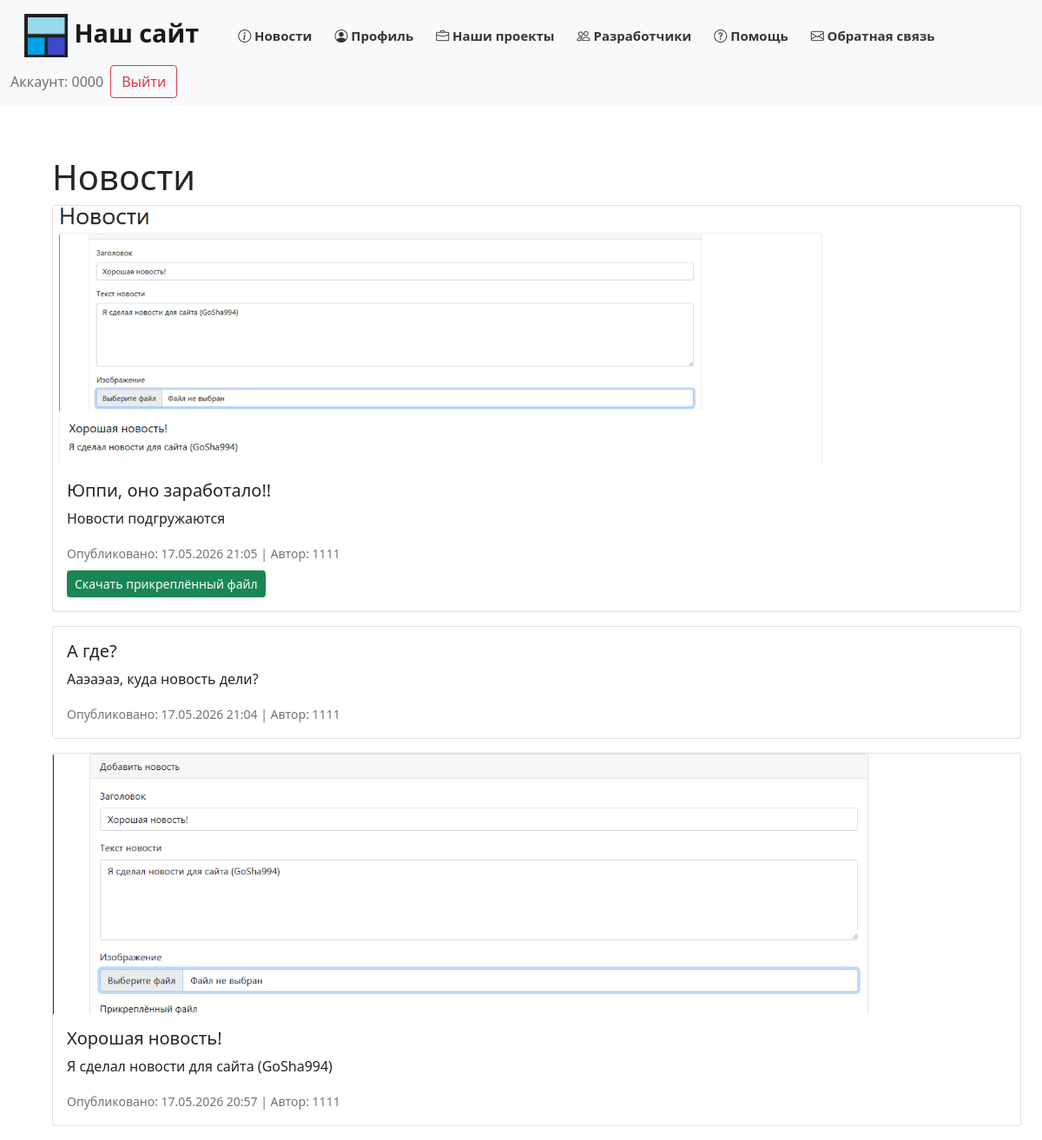
Screenshot of /news (signed in) with the database file from the repository.
### data/users.py (models this page shows, shortened)
class User(SqlAlchemyBase, UserMixin):
    __tablename__ = 'users'
    id = sqlalchemy.Column(sqlalchemy.Integer, primary_key=True, autoincrement=True)
    name = sqlalchemy.Column(sqlalchemy.String, nullable=True)
    about = sqlalchemy.Column(sqlalchemy.String, nullable=True)
    email = sqlalchemy.Column(sqlalchemy.String, index=True, unique=True, nullable=True)
    hashed_password = sqlalchemy.Column(sqlalchemy.String, nullable=True)
    created_date = sqlalchemy.Column(sqlalchemy.DateTime, default=datetime.datetime.now)
    admin_status = sqlalchemy.Column(sqlalchemy.Integer, default=0)

### data/news.py (models this page shows)
class NewsPost(SqlAlchemyBase):
    __tablename__ = 'news'
    id = sqlalchemy.Column(sqlalchemy.Integer, primary_key=True, autoincrement=True)
    title = sqlalchemy.Column(sqlalchemy.String(200), nullable=False)
    content = sqlalchemy.Column(sqlalchemy.Text, nullable=False)
    image_filename = sqlalchemy.Column(sqlalchemy.String(300), nullable=True)
    file_filename = sqlalchemy.Column(sqlalchemy.String(300), nullable=True)
    author_id = sqlalchemy.Column(sqlalchemy.Integer, sqlalchemy.ForeignKey('users.id'))
    created_at = sqlalchemy.Column(sqlalchemy.DateTime, default=datetime.datetime.now)
    author = sqlalchemy.orm.relationship('User', lazy='joined')

### main.py (the view, shortened to what this page needs)
@app.route("/news", methods=['GET', 'POST'])
def news():
    ALLOWED_ADMINISTRATORS = load_admins()
    db_sess_read = db_session.create_session()
    posts = db_sess_read.query(NewsPost).options(joinedload(NewsPost.author)).order_by(NewsPost.created_at.desc()).all()
    db_sess_read.close()  # Закрываем сразу после чтения
    form = None
    return render_template("news.html", title="Новости", news=posts, form=form, can_post=(form is not None))

### data/db_session.py (called while the page is built)
def create_session() -> Session:
    global __factory
    return __factory()

### main.py (called while the page is built)
def load_admins():
    return {'1111': 1}

@login_manager.user_loader
def load_user(user_id):
    db_sess = db_session.create_session()
    return db_sess.get(User, int(user_id))

@app.context_processor
def inject_active_page():
    return {'active_page': request.endpoint}

@app.after_request
def add_cors_headers(response):
    response.headers['Access-Control-Allow-Origin'] = '*'
    response.headers['Access-Control-Allow-Methods'] = 'GET, POST, OPTIONS'
    response.headers['Access-Control-Allow-Headers'] = 'Content-Type'
    return response

### templates/news.html (shortened to what this page needs)
{% extends "base.html" %}
{% block content %}
<h1>Новости</h1>
{% for item in news %}
<div class="card mb-3">
    {% if item.image_filename %}
    <img src="{{ url_for('static', filename=item.image_filename.split('static/')[-1]) }}"
         class="card-img-top" style="max-height: 300px; object-fit: cover;">
    {% endif %}
    <div class="card-body">
        <h5 class="card-title">{{ item.title }}</h5>
        <p class="card-text">{{ item.content }}</p>
        <small class="text-muted">
            Опубликовано: {{ item.created_at.strftime('%d.%m.%Y %H:%M') }} | Автор: {{ item.author.name }}
        </small>
        {% if item.file_filename %}
        <div class="mt-2">
            <a href="{{ url_for('static', filename=item.file_filename.split('static/')[-1]) }}" class="btn btn-sm btn-success" download>Скачать прикреплённый файл</a>
        </div>
        {% endif %}
    </div>
</div>
{% else %}
<p>Пока нет новостей.</p>
{% endfor %}
{% endblock %}

### templates/base.html (shortened to what this page needs)
<!doctype html>
<html lang="en">
<head>
    <link rel="stylesheet"
          href="https://cdn.jsdelivr.net/npm/bootstrap@5.0.0-beta1/dist/css/bootstrap.min.css"
>
</head>
<body>
<header>
    <link rel="stylesheet" href="https://cdn.jsdelivr.net/npm/bootstrap-icons@1.11.3/font/bootstrap-icons.min.css">
    <nav class="navbar navbar-light bg-light fixed-top">
        <div class="container-fluid">
            <div class="d-flex align-items-center">
                <a class="navbar-brand" href="/">
                    <img src="{{ url_for('static', filename='assets/icon.png') }}"
                         width="50"
                         height="50"
                         alt="Ошибка загрузки изображения">
                    Наш сайт
                </a>
                <a class="btn btn-light btn-custom-light rounded-4" href="/news"><i class="bi bi-info-circle"></i>
                    Новости</a>
                <a class="btn btn-light btn-custom-light rounded-4" href="/profile"><i class="bi-person-circle"></i>
                    Профиль</a>
                <a class="btn btn-light btn-custom-light rounded-4" href="/projects"><i class="bi bi-briefcase"></i>
                    Наши проекты</a>
                <a class="btn btn-light btn-custom-light rounded-4" href="/developers"><i class="bi bi-people"></i>
                    Разработчики</a>
                <a class="btn btn-light btn-custom-light rounded-4" href="/help"><i class="bi bi-question-circle"></i>
                    Помощь</a>
                <a class="btn btn-light btn-custom-light rounded-4" href="/re-help"><i class="bi bi-envelope"></i>
                    Обратная связь</a>
            </div>
            <div class="d-flex align-items-center">
                {% if current_user.is_authenticated %}
                <span class="navbar-text me-2">
                    Аккаунт: {{ current_user.name }}
                </span>
                <a class="btn btn-outline-danger" href="/logout">Выйти</a>
                {% else %}
                <a class="btn btn-primary me-2" href="/register">Зарегистрироваться</a>
                <a class="btn btn-success" href="/login">Войти</a>
                {% endif %}
            </div>
        </div>
    </nav>
</header>
<main style="margin-top: 180px;">
    <div role="main" class="container mt-4 mx-5">
        {% block content %}{% endblock %}
    </div>
</main>
</body>
</html>

### templates/base.html (style rules this page uses)
.btn-custom-light { border-radius: 0.5rem; color: #363636; font-weight: 650; font-family: 'Segoe UI', Tahoma, Geneva, Verdana, sans-serif; font-size: 15px; }
.navbar-brand { border-radius: 0.3rem; padding: 8px 16px; font-weight: 700; font-family: 'Segoe UI', Tahoma, Geneva, Verdana, sans-serif; font-size: 180%; }

### rows the page displays
User: name "0000"
NewsPost: image_filename (picture), title "Юппи, оно заработало!!", content "Новости подгружаются", created_at "17.05.2026 21:05", author.name "1111"
NewsPost: title "А где?", content "Ааэаэаэ, куда новость дели?", created_at "17.05.2026 21:04", author.name "1111"
NewsPost: image_filename (picture), title "Хорошая новость!", content "Я сделал новости для сайта (GoSha994)", created_at "17.05.2026 20:57", author.name "1111"
